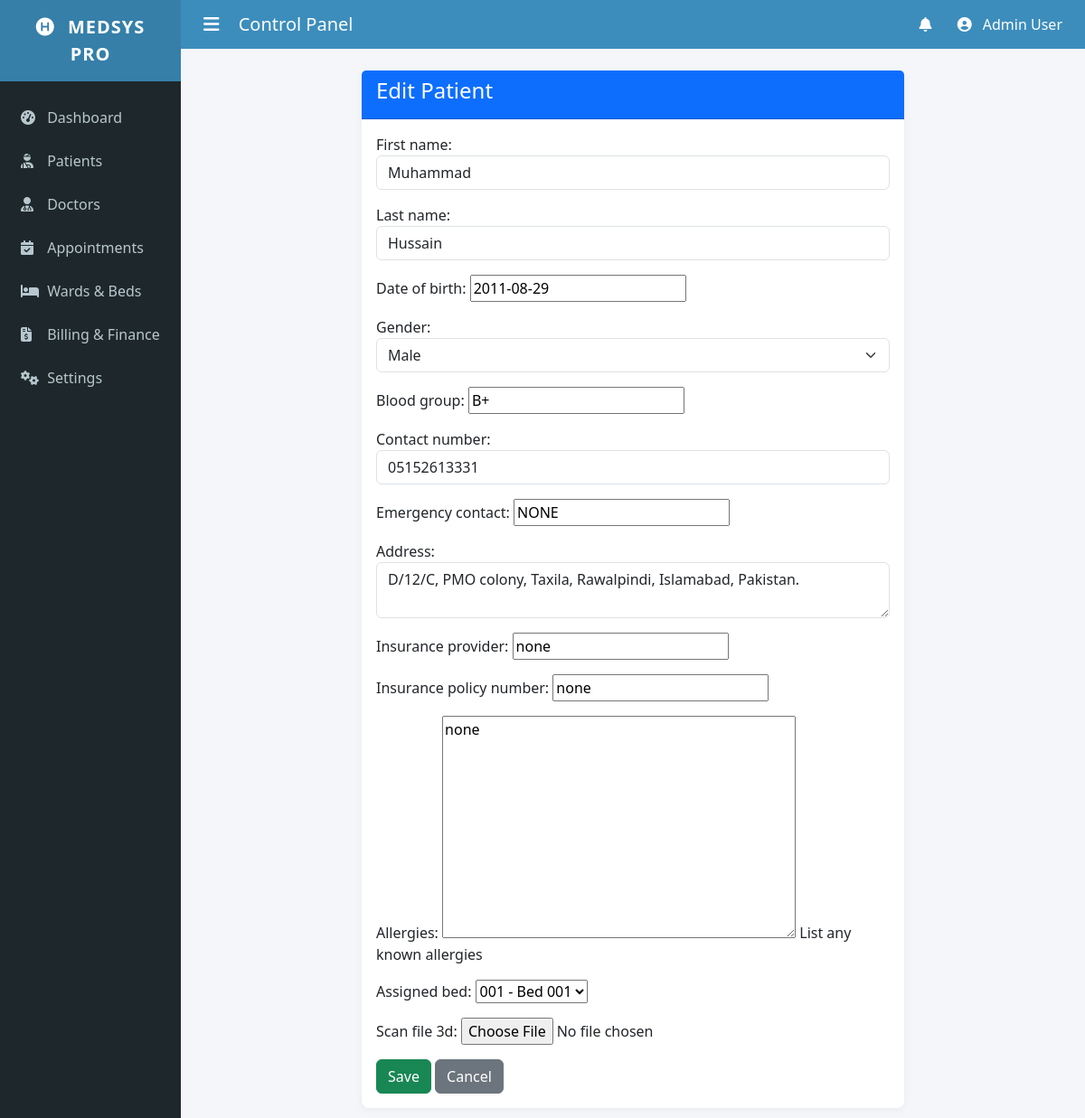
Page /patients/1/edit/ on the committed database.
### patients/models.py (models this page shows, shortened)
class Patient(models.Model):
    first_name = models.CharField(max_length=100)
    last_name = models.CharField(max_length=100)
    date_of_birth = models.DateField(null=True, blank=True)
    gender = models.CharField(max_length=10, choices=[('M','Male'), ('F','Female'), ('O','Other')], null=True)
    blood_group = models.CharField(max_length=5, blank=True)
    contact_number = models.CharField(max_length=20, blank=True)
    emergency_contact = models.CharField(max_length=100, blank=True)
    address = models.TextField(blank=True)
    insurance_provider = models.CharField(max_length=100, blank=True)
    insurance_policy_number = models.CharField(max_length=50, blank=True)
    allergies = models.TextField(blank=True, help_text="List any known allergies")
    assigned_bed = models.OneToOneField(Bed, on_delete=models.SET_NULL, null=True, blank=True)
    scan_file_3d = models.FileField(upload_to='models_3d/', blank=True, null=True)
    admission_date = models.DateTimeField(auto_now_add=True)

### patients/views.py (the view)
def patient_edit(request, pk):
    from .forms import PatientForm
    patient = get_object_or_404(Patient, pk=pk)
    if request.method == "POST":
        form = PatientForm(request.POST, instance=patient)
        if form.is_valid():
            form.save()
            return redirect("patient_list")
    else:
        form = PatientForm(instance=patient)
    return render(
        request,
        "patients/patient_form.html",
        {"form": form},
    )

### patients/forms.py
class PatientForm(forms.ModelForm):
    class Meta:
        model = Patient
        fields = '__all__'
        widgets = {
            'first_name': forms.TextInput(attrs={'class': 'form-control'}),
            'last_name': forms.TextInput(attrs={'class': 'form-control'}),
            'age': forms.NumberInput(attrs={'class': 'form-control'}),
            'gender': forms.Select(attrs={'class': 'form-select'}),
            'contact_number': forms.TextInput(attrs={'class': 'form-control'}),
            'address': forms.Textarea(attrs={'class': 'form-control', 'rows': 2}),
            'medical_history': forms.Textarea(attrs={'class': 'form-control', 'rows': 3}),
        }

### patients/models.py (called while the page is built)
    def __str__(self):
        return f"{self.ward.name} - Bed {self.bed_number}"

### patients/templates/patients/patient_form.html (shortened to what this page needs)
{% extends 'patients/base.html' %}
{% block content %}
<div class="card mx-auto" style="max-width: 600px;">
    <div class="card-header bg-primary text-white">
        <h4>{% if form.instance.pk %}Edit{% else %}Register{% endif %} Patient</h4>
    </div>
    <div class="card-body">
        <form method="post">
            {{ form.as_p }}
            <button type="submit" class="btn btn-success">Save</button>
            <a href="{% url 'patient_list' %}" class="btn btn-secondary">Cancel</a>
        </form>
    </div>
</div>
{% endblock %}

### patients/templates/patients/base.html (style rules this page uses)
body { background-color: #f4f6f9; font-family: 'Segoe UI', Tahoma, Geneva, Verdana, sans-serif; }
.card { border: none; border-radius: 8px; box-shadow: 0 2px 10px rgba(0,0,0,0.05); }

### rows in the picture
Patient: first_name "Muhammad", last_name "Hussain", date_of_birth "2011-08-29", gender "Male", blood_group "B+", contact_number "05152613331", emergency_contact "NONE", address "D/12/C, PMO colony, Taxila, Rawalpindi, Islamabad, Pakistan.", insurance_provider "none", insurance_policy_number "none", allergies "none", assigned_bed "001 - Bed 001"
